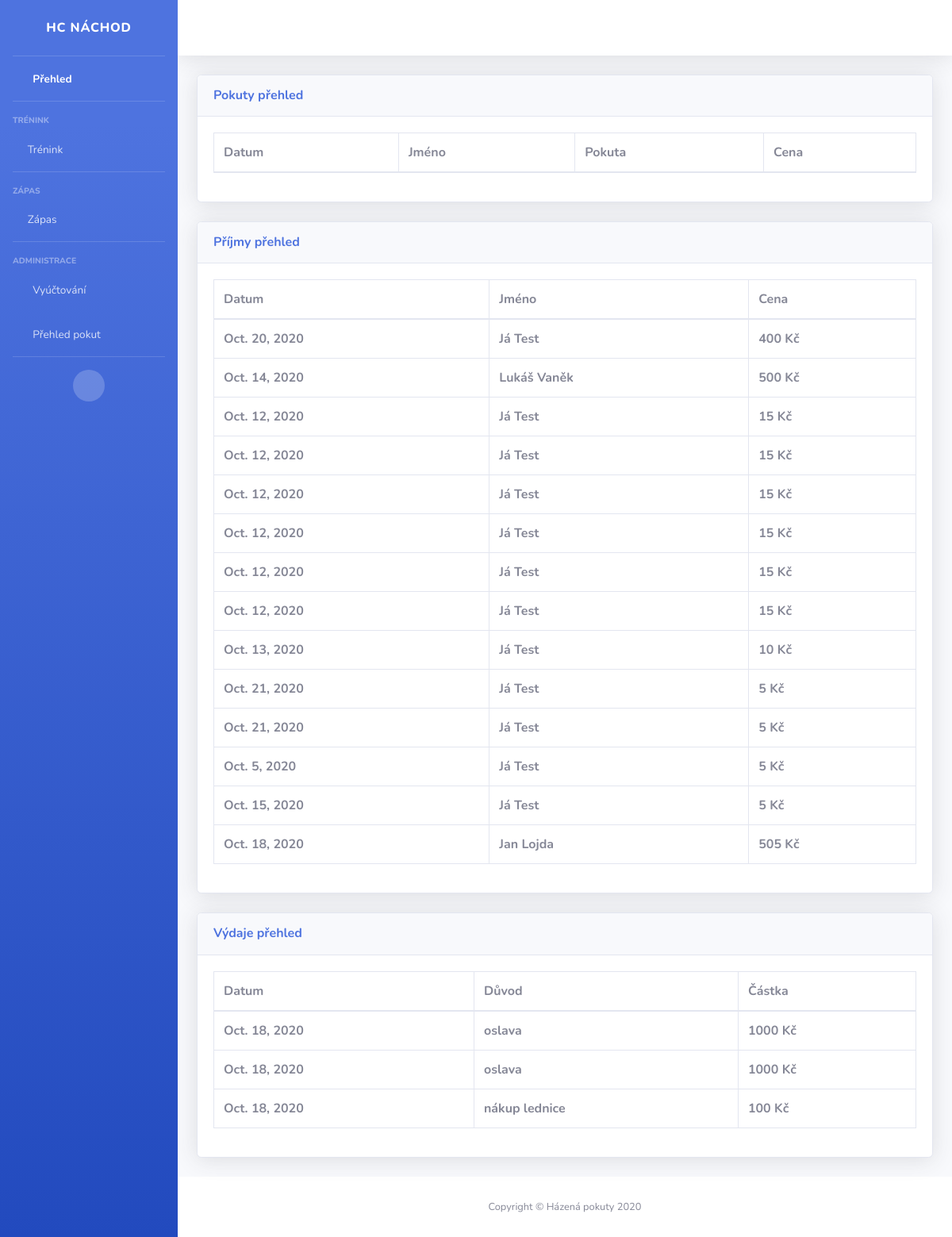
The app's page /listview/ with its own data.
### pokuty/models.py (models this page shows)
class Income(models.Model):
    incomeDate = models.DateField()
    userID = models.PositiveSmallIntegerField(default=1)
    user = models.CharField(max_length=100)
    price = models.PositiveSmallIntegerField()

class Expense(models.Model):
    expenseDate = models.DateField()
    reason = models.CharField(max_length=100)
    price = models.PositiveSmallIntegerField()

### pokuty/views.py (the view)
# urls.py: url(r"^listview/", listview, name="listview"),
def listview(request):
    records = PenaltyRecord.objects.all().filter(payed=False)
    incomes = Income.objects.all()
    expenses = Expense.objects.all()
    return render(request, "pokuty/listview.html",{'records':records, 'incomes':incomes, 'expenses':expenses})

### pokuty/templates/pokuty/listview.html (shortened to what this page needs)
{% extends 'base.html' %}
{% block content %}
<div class="card shadow mb-4">
  <div class="card-header py-3">
              <h6 class="m-0 font-weight-bold text-primary">Pokuty přehled</h6>
  </div>
  <div class="card-body">
    <div class="table-responsive">
        <table class="table table-bordered">
          <thead>
            <tr>
              <th>Datum</th>
              <th>Jméno</th>
              <th>Pokuta</th>
              <th>Cena</th>
            </tr>
          </thead>
        </table>
      </div>
  </div>
</div>
<div class="card shadow mb-4">
  <div class="card-header py-3">
              <h6 class="m-0 font-weight-bold text-primary">Příjmy přehled</h6>
  </div>
  <div class="card-body">
    <div class="table-responsive">
        <table class="table table-bordered">
          <thead>
            <tr>
              <th>Datum</th>
              <th>Jméno</th>
              <th>Cena</th>
            </tr>
          </thead>
          <tbody>
              {% for income in incomes %}
            <tr>
              <th>{{income.incomeDate}}</th>
              <th>{{income.user}}</th>
              <th>{{income.price}} Kč</th>
            </tr>
              {% endfor %}
          </tbody>
        </table>
      </div>
  </div>
</div>
<div class="card shadow mb-4">
  <div class="card-header py-3">
              <h6 class="m-0 font-weight-bold text-primary">Výdaje přehled</h6>
  </div>
  <div class="card-body">
    <div class="table-responsive">
        <table class="table table-bordered">
          <thead>
            <tr>
              <th>Datum</th>
              <th>Důvod</th>
              <th>Částka</th>
            </tr>
          </thead>
          <tbody>
              {% for expense in expenses %}
            <tr>
              <th>{{expense.expenseDate}}</th>
              <th>{{expense.reason}}</th>
              <th>{{expense.price}} Kč</th>
            </tr>
              {% endfor %}
          </tbody>
        </table>
      </div>
  </div>
</div>
{% endblock %}

### records on screen
Income: incomeDate "Oct. 20, 2020", user "Já Test", price "400"
Income: incomeDate "Oct. 14, 2020", user "Lukáš Vaněk", price "500"
Income: incomeDate "Oct. 12, 2020", user "Já Test", price "15"
Income: incomeDate "Oct. 12, 2020", user "Já Test", price "15"
Income: incomeDate "Oct. 12, 2020", user "Já Test", price "15"
Income: incomeDate "Oct. 12, 2020", user "Já Test", price "15"
Income: incomeDate "Oct. 12, 2020", user "Já Test", price "15"
Income: incomeDate "Oct. 12, 2020", user "Já Test", price "15"
Income: incomeDate "Oct. 13, 2020", user "Já Test", price "10"
Income: incomeDate "Oct. 21, 2020", user "Já Test", price "5"
Income: incomeDate "Oct. 21, 2020", user "Já Test", price "5"
Income: incomeDate "Oct. 5, 2020", user "Já Test", price "5"
Income: incomeDate "Oct. 15, 2020", user "Já Test", price "5"
Income: incomeDate "Oct. 18, 2020", user "Jan Lojda", price "505"
Expense: expenseDate "Oct. 18, 2020", reason "oslava", price "1000"
Expense: expenseDate "Oct. 18, 2020", reason "oslava", price "1000"
Expense: expenseDate "Oct. 18, 2020", reason "nákup lednice", price "100"
